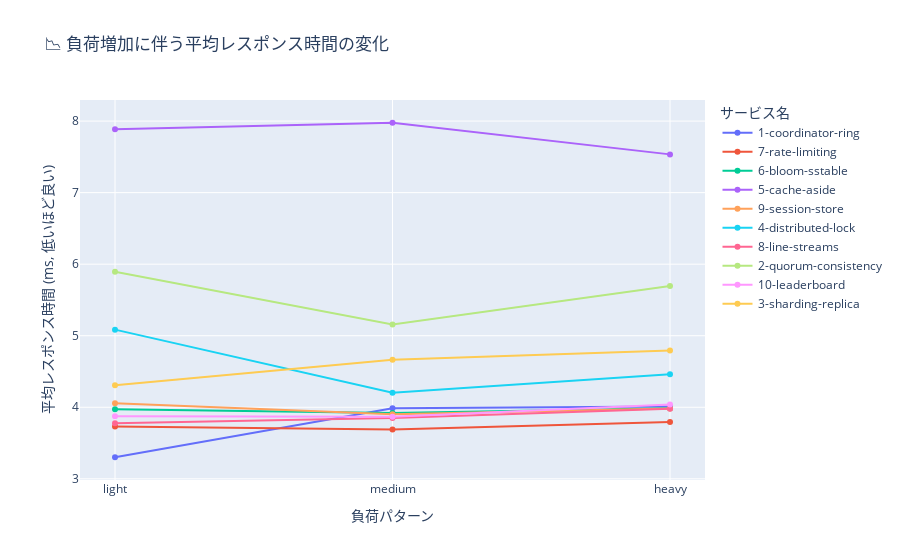

This figure's notebook cell:
### Code cell
if df_results is not None:
    fig = px.line(
        df_results.sort_values('pattern_name'),
        x='pattern_name',
        y='avg_response_time',
        color='service_name',
        markers=True,
        title='📉 負荷増加に伴う平均レスポンス時間の変化',
        labels={'pattern_name': '負荷パターン', 'avg_response_time': '平均レスポンス時間 (ms)', 'service_name': 'サービス名'}
    )
    fig.update_layout(xaxis_title="負荷パターン", yaxis_title="平均レスポンス時間 (ms, 低いほど良い)")
    fig.show()
else:
    print("データがありません。")

### Figure 1 — Plotly figure (JSON) as saved in the notebook; plotly's stock layout.template omitted (floating-point values rounded to 4 significant figures)
{"data": [{"hovertemplate": "サービス名=1-coordinator-ring<br>負荷パターン=%{x}<br>平均レスポンス時間 (ms)=%{y}<extra></extra>", "legendgroup": "1-coordinator-ring", "line": {"color": "#636efa", "dash": "solid"}, "marker": {"symbol": "circle"}, "mode": "lines+markers", "name": "1-coordinator-ring", "orientation": "v", "showlegend": true, "type": "scatter", "x": ["light", "medium", "heavy"], "xaxis": "x", "y": [3.301, 3.986, 4.01], "yaxis": "y"}, {"hovertemplate": "サービス名=7-rate-limiting<br>負荷パターン=%{x}<br>平均レスポンス時間 (ms)=%{y}<extra></extra>", "legendgroup": "7-rate-limiting", "line": {"color": "#EF553B", "dash": "solid"}, "marker": {"symbol": "circle"}, "mode": "lines+markers", "name": "7-rate-limiting", "orientation": "v", "showlegend": true, "type": "scatter", "x": ["light", "medium", "heavy"], "xaxis": "x", "y": [3.731, 3.691, 3.794], "yaxis": "y"}, {"hovertemplate": "サービス名=6-bloom-sstable<br>負荷パターン=%{x}<br>平均レスポンス時間 (ms)=%{y}<extra></extra>", "legendgroup": "6-bloom-sstable", "line": {"color": "#00cc96", "dash": "solid"}, "marker": {"symbol": "circle"}, "mode": "lines+markers", "name": "6-bloom-sstable", "orientation": "v", "showlegend": true, "type": "scatter", "x": ["light", "medium", "heavy"], "xaxis": "x", "y": [3.971, 3.92, 3.987], "yaxis": "y"}, {"hovertemplate": "サービス名=5-cache-aside<br>負荷パターン=%{x}<br>平均レスポンス時間 (ms)=%{y}<extra></extra>", "legendgroup": "5-cache-aside", "line": {"color": "#ab63fa", "dash": "solid"}, "marker": {"symbol": "circle"}, "mode": "lines+markers", "name": "5-cache-aside", "orientation": "v", "showlegend": true, "type": "scatter", "x": ["light", "medium", "heavy"], "xaxis": "x", "y": [7.886, 7.977, 7.535], "yaxis": "y"}, {"hovertemplate": "サービス名=9-session-store<br>負荷パターン=%{x}<br>平均レスポンス時間 (ms)=%{y}<extra></extra>", "legendgroup": "9-session-store", "line": {"color": "#FFA15A", "dash": "solid"}, "marker": {"symbol": "circle"}, "mode": "lines+markers", "name": "9-session-store", "orientation": "v", "showlegend": true, "type": "scatter", "x": ["light", "medium", "heavy"], "xaxis": "x", "y": [4.056, 3.904, 3.982], "yaxis": "y"}, {"hovertemplate": "サービス名=4-distributed-lock<br>負荷パターン=%{x}<br>平均レスポンス時間 (ms)=%{y}<extra></extra>", "legendgroup": "4-distributed-lock", "line": {"color": "#19d3f3", "dash": "solid"}, "marker": {"symbol": "circle"}, "mode": "lines+markers", "name": "4-distributed-lock", "orientation": "v", "showlegend": true, "type": "scatter", "x": ["light", "medium", "heavy"], "xaxis": "x", "y": [5.085, 4.205, 4.46], "yaxis": "y"}, {"hovertemplate": "サービス名=8-line-streams<br>負荷パターン=%{x}<br>平均レスポンス時間 (ms)=%{y}<extra></extra>", "legendgroup": "8-line-streams", "line": {"color": "#FF6692", "dash": "solid"}, "marker": {"symbol": "circle"}, "mode": "lines+markers", "name": "8-line-streams", "orientation": "v", "showlegend": true, "type": "scatter", "x": ["light", "medium", "heavy"], "xaxis": "x", "y": [3.777, 3.849, 3.978], "yaxis": "y"}, {"hovertemplate": "サービス名=2-quorum-consistency<br>負荷パターン=%{x}<br>平均レスポンス時間 (ms)=%{y}<extra></extra>", "legendgroup": "2-quorum-consistency", "line": {"color": "#B6E880", "dash": "solid"}, "marker": {"symbol": "circle"}, "mode": "lines+markers", "name": "2-quorum-consistency", "orientation": "v", "showlegend": true, "type": "scatter", "x": ["light", "medium", "heavy"], "xaxis": "x", "y": [5.893, 5.156, 5.695], "yaxis": "y"}, {"hovertemplate": "サービス名=10-leaderboard<br>負荷パターン=%{x}<br>平均レスポンス時間 (ms)=%{y}<extra></extra>", "legendgroup": "10-leaderboard", "line": {"color": "#FF97FF", "dash": "solid"}, "marker": {"symbol": "circle"}, "mode": "lines+markers", "name": "10-leaderboard", "orientation": "v", "showlegend": true, "type": "scatter", "x": ["light", "medium", "heavy"], "xaxis": "x", "y": [3.875, 3.867, 4.039], "yaxis": "y"}, {"hovertemplate": "サービス名=3-sharding-replica<br>負荷パターン=%{x}<br>平均レスポンス時間 (ms)=%{y}<extra></extra>", "legendgroup": "3-sharding-replica", "line": {"color": "#FECB52", "dash": "solid"}, "marker": {"symbol": "circle"}, "mode": "lines+markers", "name": "3-sharding-replica", "orientation": "v", "showlegend": true, "type": "scatter", "x": ["light", "medium", "heavy"], "xaxis": "x", "y": [4.308, 4.665, 4.792], "yaxis": "y"}], "layout": {"legend": {"title": {"text": "サービス名"}, "tracegroupgap": 0}, "title": {"text": "📉 負荷増加に伴う平均レスポンス時間の変化"}, "xaxis": {"anchor": "y", "domain": [0, 1], "title": {"text": "負荷パターン"}}, "yaxis": {"anchor": "x", "domain": [0, 1], "title": {"text": "平均レスポンス時間 (ms, 低いほど良い)"}}}}
